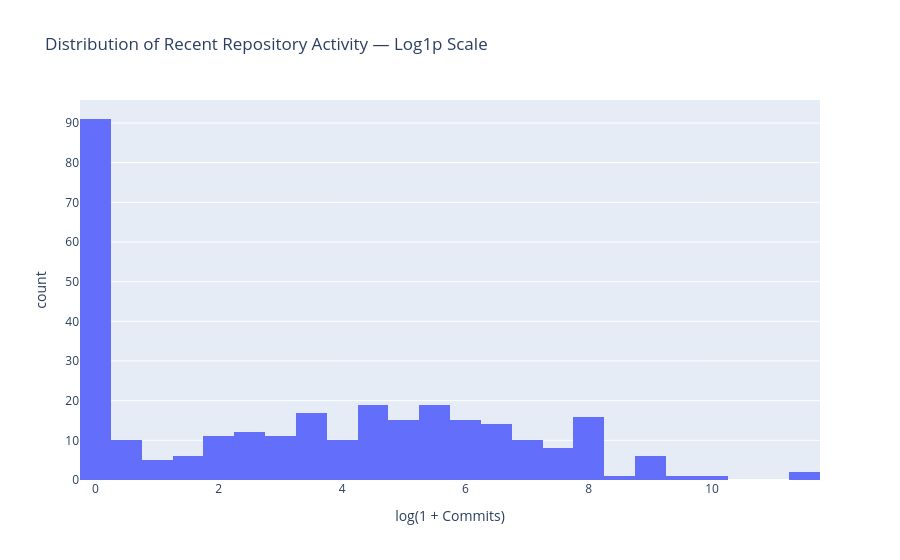

Notebook code cell kept with this figure:
### Code cell
fig = px.histogram(
    df,
    x="log1p_commits_365d",
    nbins=40,
    title="Distribution of Recent Repository Activity — Log1p Scale",
    labels={
        "log1p_commits_365d": "log(1 + Commits)"
    }
)

fig.show()

### Figure 1 — Plotly figure (JSON) as saved in the notebook; plotly's stock layout.template omitted (floating-point values rounded to 4 significant figures; data arrays with more than 128 entries replaced by an {"elided": "..."} marker saying what was removed)
{"data": [{"bingroup": "x", "hovertemplate": "log(1 + Commits)=%{x}<br>count=%{y}<extra></extra>", "legendgroup": "", "marker": {"color": "#636efa", "pattern": {"shape": ""}}, "name": "", "nbinsx": 40, "orientation": "v", "showlegend": false, "type": "histogram", "x": {"elided": "300 float values"}, "xaxis": "x", "yaxis": "y"}], "layout": {"barmode": "relative", "legend": {"tracegroupgap": 0}, "title": {"text": "Distribution of Recent Repository Activity — Log1p Scale"}, "xaxis": {"anchor": "y", "domain": [0, 1], "title": {"text": "log(1 + Commits)"}}, "yaxis": {"anchor": "x", "domain": [0, 1], "title": {"text": "count"}}}}
